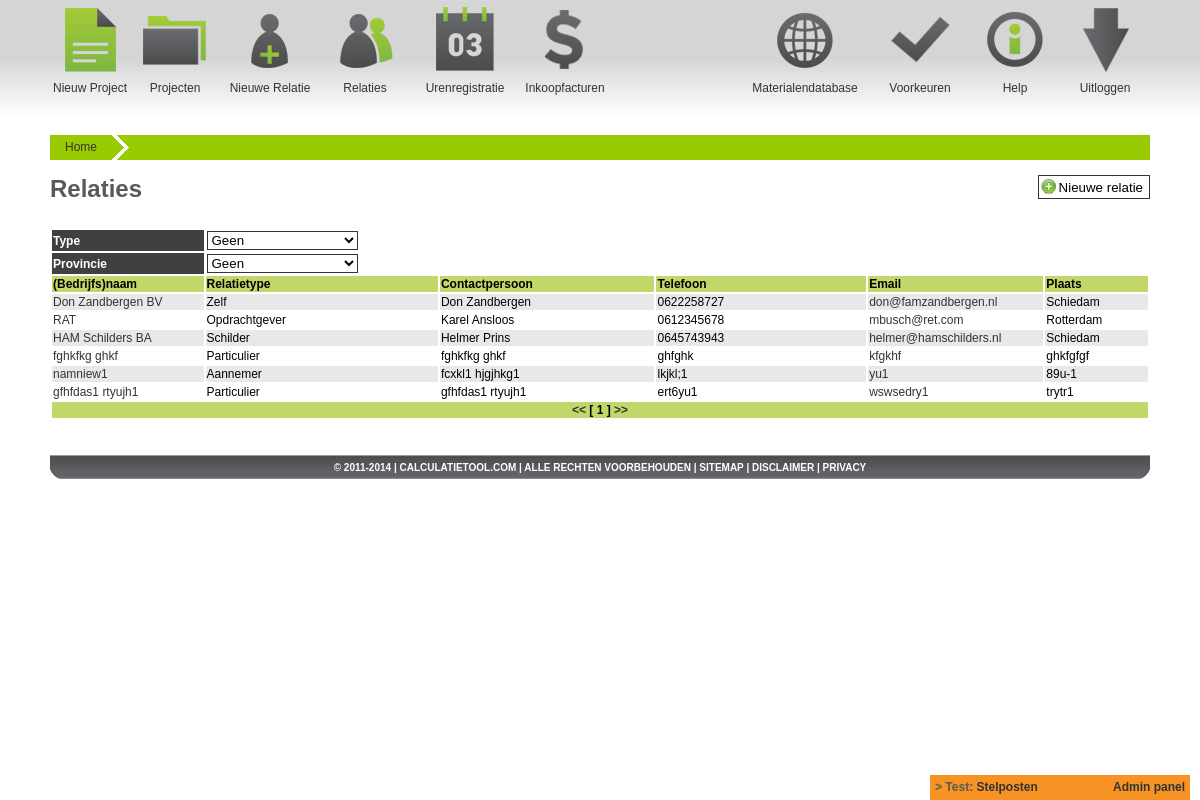
The page /calctool/main/index.php?p_id=101 (signed in) on the database its author committed.
### tables this page shows
CREATE TABLE `tbl_backlog` (
  `Backlog_id` int(10) NOT NULL AUTO_INCREMENT,
  `Create_date` datetime NOT NULL,
  `Timestamp_date` timestamp NOT NULL DEFAULT CURRENT_TIMESTAMP ON UPDATE CURRENT_TIMESTAMP,
  `User_id` int(11) NOT NULL,
  `Status` enum('Todo','Now','Test','Done') NOT NULL DEFAULT 'Todo',
  `Subject` varchar(20) DEFAULT NULL,
  `Description` text,
  PRIMARY KEY (`Backlog_id`),
  KEY `FK_tbl_backlog_tbl_user` (`User_id`),
  CONSTRAINT `FK_tbl_backlog_tbl_user` FOREIGN KEY (`User_id`) REFERENCES `tbl_user` (`User_id`) ON UPDATE CASCADE
);

CREATE TABLE `tbl_relation` (
  `Relation_id` int(11) NOT NULL AUTO_INCREMENT,
  `Create_date` datetime NOT NULL,
  `Timestamp_date` timestamp NOT NULL DEFAULT CURRENT_TIMESTAMP ON UPDATE CURRENT_TIMESTAMP,
  `User_id` int(11) NOT NULL DEFAULT '0',
  `Relation_type_id` int(11) NOT NULL,
  `Relation_business_type_id` int(11) NOT NULL,
  `Resource_id` int(11) DEFAULT NULL,
  `Company_name` varchar(80) NOT NULL,
  `Contact_name` char(50) NOT NULL,
  `Contact_first_name` char(50) NOT NULL,
  `Address` char(100) NOT NULL,
  `Address_number` char(10) NOT NULL,
  `Zipcode` char(10) NOT NULL,
  `City` char(80) NOT NULL,
  `State_id` int(11) NOT NULL,
  `KVK` int(11) DEFAULT NULL,
  `BTW_number` char(50) DEFAULT NULL,
  `IBAN` char(34) DEFAULT NULL,
  `debit_number` char(50) DEFAULT NULL,
  `Phone_1` char(15) DEFAULT NULL,
  `Phone_2` char(15) DEFAULT NULL,
  `Email_1` char(150) DEFAULT NULL,
  `Comment` text,
  PRIMARY KEY (`Relation_id`),
  KEY `FK_tbl_relation_tbl_relation_type` (`Relation_type_id`),
  KEY `FK_tbl_relation_tbl_user` (`User_id`),
  KEY `FK_tbl_relation_tbl_province` (`State_id`),
  KEY `FK_tbl_relation_tbl_relation_business_type` (`Relation_business_type_id`),
  KEY `FK_tbl_relation_tbl_resource` (`Resource_id`),
  CONSTRAINT `FK_tbl_relation_tbl_relation_business_type` FOREIGN KEY (`Relation_business_type_id`) REFERENCES `tbl_relation_business_type` (`Relation_business_type_id`) ON UPDATE CASCADE,
  CONSTRAINT `FK_tbl_relation_tbl_relation_type` FOREIGN KEY (`Relation_type_id`) REFERENCES `tbl_relation_type` (`Relation_type_id`) ON UPDATE CASCADE,
  CONSTRAINT `FK_tbl_relation_tbl_resource` FOREIGN KEY (`Resource_id`) REFERENCES `tbl_resource` (`Resource_id`) ON UPDATE CASCADE,
  CONSTRAINT `FK_tbl_relation_tbl_state` FOREIGN KEY (`State_id`) REFERENCES `tbl_state` (`State_id`) ON UPDATE CASCADE,
  CONSTRAINT `FK_tbl_relation_tbl_user` FOREIGN KEY (`User_id`) REFERENCES `tbl_user` (`User_id`) ON UPDATE CASCADE
);

CREATE TABLE `tbl_relation_type` (
  `Relation_type_id` int(11) NOT NULL AUTO_INCREMENT,
  `Create_date` datetime NOT NULL,
  `Timestamp_date` timestamp NOT NULL DEFAULT CURRENT_TIMESTAMP ON UPDATE CURRENT_TIMESTAMP,
  `Type` char(50) NOT NULL,
  PRIMARY KEY (`Relation_type_id`)
);

CREATE TABLE `tbl_option` (
  `Options_id` int(11) NOT NULL AUTO_INCREMENT,
  `Create_date` datetime NOT NULL,
  `Timestamp_date` timestamp NOT NULL DEFAULT CURRENT_TIMESTAMP ON UPDATE CURRENT_TIMESTAMP,
  `Group_id` int(11) NOT NULL DEFAULT '0',
  `Option_name` varchar(50) DEFAULT NULL,
  `Option_value` text,
  PRIMARY KEY (`Options_id`),
  KEY `FK_tbl_option_tbl_option_group` (`Group_id`),
  CONSTRAINT `FK_tbl_option_tbl_option_group` FOREIGN KEY (`Group_id`) REFERENCES `tbl_option_group` (`Options_group_id`) ON UPDATE CASCADE
);

### calctool/inc/restrict_login.php (called while the page is built, shortened)
<?php
$__url_session = date("H").substr(md5(uniqid()), -25);
?>

### calctool/main/relation/index.inc.php (the view, shortened to what this page needs)
<?php
$rs_relation_all_qry = sprintf("SELECT r.Relation_id, r.Company_name, r.Contact_name, r.Contact_first_name, r.Address, r.Address_number, r.Phone_1, r.Phone_2,  r.Email_1, r.City, r.Zipcode, r.Relation_business_type_id, rt.`Type` FROM tbl_relation r JOIN tbl_relation_type rt ON rt.Relation_type_id = r.Relation_type_id WHERE r.User_id='%s' AND r.Relation_id > 0 %s", $user_id, $ft_type_qry);
$rs_relation_all_result = mysql_query($rs_relation_all_qry) or die("Error: " . mysql_error());
$rs_relation_all_num = mysql_num_rows($rs_relation_all_result);
?>
<div id="page-bgtop">
<div id="title">
	<div style="float: right; font-size: 20px;">
		<input style="height: 24px; background: #FFF url('../images/add.png') no-repeat top left; padding-left: 20px; background-size: 16px; background-position-x: 2px; background-position-y: 2px;" onclick="window.location='?p_id=106'" type="button" value="Nieuwe relatie" />
	</div>
	<span>Relaties</span>
</div>
	<div id="content-main">
		<div id="intern">
			<div id="table">
				<table width="100%" border="0">
					<tr>
						<td class="tbl-head">Type</td>
						<td>
							<form action="" method="post" name="frm_type" id="frm_type">
								<select onchange="document.frm_type.submit()" name="sl_type" id="sl_type">
									<option value="">Geen</option>
								</select>
							</form>
						</td>
						<td>&nbsp;</td>
						<td>&nbsp;</td>
						<td>&nbsp;</td>
						<td>&nbsp;</td>
					</tr>
					<tr>
						<td class="tbl-head">Provincie</td>
						<td>
							<form action="" method="post" name="frm_state" id="frm_state">
								<select name="sl_state" id="sl_state">
									<option value="">Geen</option>
								</select>
							</form>
						</td>
						<td>&nbsp;</td>
						<td>&nbsp;</td>
						<td>&nbsp;</td>
						<td>&nbsp;</td>
					</tr>
					<tr class="tbl-subhead">
						<td width="178">(Bedrijfs)naam</td>
						<td width="265">Relatietype</td>
						<td width="265">Contactpersoon</td>
						<td width="269">Telefoon</td>
						<td width="191">Email</td>
						<td width="120">Plaats</td>
					</tr>
					<?php if($rs_relation_all_num){ ?>
					<?php $i=0; while($rs_relation_all_row = mysql_fetch_assoc($rs_relation_all_result)){ $i++; ?>
					<tr class="<?php if($i%2){ echo "tbl-odd"; }else{ echo "tbl-even"; } ?>">
						<td><a href="?p_id=102&r_id=<?php echo $rs_relation_all_row['Relation_id']; ?>"><?php if($rs_relation_all_row['Relation_business_type_id'] == 20){ echo $rs_relation_all_row['Company_name']; }else{ echo $rs_relation_all_row['Contact_first_name'].' '.$rs_relation_all_row['Contact_name']; } ?></a></td>
						<td><?php if($rs_relation_all_row['Relation_business_type_id'] == 20){ echo $rs_relation_all_row['Type']; }else{ echo 'Particulier'; } ?></td>
						<td><?php echo $rs_relation_all_row['Contact_first_name'].' '.$rs_relation_all_row['Contact_name']; ?></td>
						<td><?php if($rs_relation_all_row['Phone_1']){ echo $rs_relation_all_row['Phone_1']; }else{ echo $rs_relation_all_row['Phone_2']; } ?></td>
						<td><a href="mailto:<?php echo $rs_relation_all_row['Email_1']; ?>"><?php echo $rs_relation_all_row['Email_1']; ?></a></td>
						<td><?php echo $rs_relation_all_row['City']; ?></td>
					</tr>
					<?php } ?>
					<?php }else{ ?>
					<tr>
						<td colspan="6" align="center">Geen relaties gevonden</td>
					</tr>
					<?php } ?>
					<tr class="tbl-subhead">
						<td colspan="6" align="center"><a href="#">&lt;&lt;</a> [ 1 ] <a href="#">&gt;&gt;</a></td>
					</tr>
				</table>
			</div>
		</div>
	</div>
	<div style="clear: both; font-size:9px">&nbsp;</div>
</div>

### calctool/main/index.php (shortened to what this page needs)
<?php
include_once("../inc/restrict_login.php");
include("../inc/switchboard.php");
$user_id = mysql_real_escape_string($_SESSION['SES_User_id']);
$rs_opt_footer_result = mysql_query("SELECT Option_value FROM tbl_option WHERE Option_name='website_footer' LIMIT 1") or die("Error: " . mysql_error());
$rs_opt_footer_row = mysql_fetch_assoc($rs_opt_footer_result);
$rs_backlog_all_result = mysql_query("SELECT *, UNIX_TIMESTAMP(Timestamp_date) AS t_date FROM tbl_backlog WHERE Status != 'Todo' ORDER BY Status ASC, Create_date DESC LIMIT 1") or die("Error: " . mysql_error());
$rs_backlog_all_row = mysql_fetch_assoc($rs_backlog_all_result);
?>
<!DOCTYPE html PUBLIC "-//W3C//DTD XHTML 1.0 Transitional//EN" "http://www.w3.org/TR/xhtml1/DTD/xhtml1-transitional.dtd">
<html xmlns="http://www.w3.org/1999/xhtml">
<head>
        <link href="../css/main_new.css" rel="stylesheet" type="text/css" media="screen" />
        <link href="../css/slider.css" rel="stylesheet" type="text/css" media="screen" />
        <link href="../css/tooltip.css" rel="stylesheet" type="text/css" media="screen" />
        <link rel="stylesheet" href="//ajax.googleapis.com/ajax/libs/jqueryui/1.10.1/themes/base/jquery-ui.css" />
</head>
<body>
<div style="z-index:10000; width:250px; height:15px; background-color:#F79225; position:fixed; right:10px; bottom:0px; color:#595959; font-weight:bold; padding:5px;">
	<span>&gt;&nbsp;<?php echo $rs_backlog_all_row['Status'].': <a href="?p_id=1101">'.$rs_backlog_all_row['Subject'].'</a>'; ?></span>
	<span style="float:right"><a href="?p_id=1100">Admin panel</a></span>
</div>
<div id="wrapper">
	<div id="header">
		<div id="header-block-proj">
			<a href="?p_id=105"><img src="../images/head_proj.png" alt="Nieuw Project" width="70" height="70" title="Nieuw Project" /></a>
			<div id="header-block-text"><a href="?p_id=105&_utm=<?php echo $__url_session; ?>">Nieuw Project</a></div>
		</div>
		<div id="header-block-fact">
			<a href="?p_id=103"><img src="../images/head_fact.png" alt="Projecten" width="70" height="70" title="Projecten" /></a>
			<div id="header-block-text"><a href="?p_id=103&_utm=<?php echo $__url_session; ?>">Projecten</a></div>
		</div>
		<div id="header-block-rel-new">
			<a href="?p_id=106"><img src="../images/head_rel_new.png" alt="Nieuwe Relatie" width="70" height="70" title="Nieuwe Relatie" /></a>
			<div id="header-block-text"><a href="?p_id=106&_utm=<?php echo $__url_session; ?>">Nieuwe Relatie</a></div>
		</div>
		<div id="header-block-rel">
			<a href="?p_id=101"><img src="../images/head_rel.png" alt="Relaties" width="70" height="70" title="Relaties" /></a>
			<div id="header-block-text"><a href="?p_id=101&_utm=<?php echo $__url_session; ?>">Relaties</a></div>
		</div>
		<div id="header-block-hour">
			<a href="?p_id=103"><img src="../images/head_hour.png" alt="Urenregistratie" width="70" height="70" title="Urenregistratie" /></a>
			<div id="header-block-text"><a href="?p_id=103&_utm=<?php echo $__url_session; ?>">Urenregistratie</a></div>
		</div>
		<div id="header-block-finc">
			<a href="?p_id=103"><img src="../images/head_finc.png" alt="Financieel" width="70" height="70" title="Financieel" /></a>
			<div id="header-block-text"><a href="?p_id=103&_utm=<?php echo $__url_session; ?>">Inkoopfacturen</a></div>
		</div>
		<div id="header-logo"></div>
		<div id="header-block-out">
			<a href="/signout/"><img src="../images/head_out.png" alt="Uitloggen" width="70" height="70" title="Uitloggen" /></a>
			<div id="header-block-text"><a href="/signout/">Uitloggen</a></div>
		</div>
		<div id="header-block-help">
			<a href="javascript:void(0);"><img src="../images/head_help.png" alt="Help" width="70" height="70" title="Help" /></a>
			<div id="header-block-text"><a href="javascript:void(0);">Help</a></div>
		</div>
		<div id="header-block-sett">
			<a href="javascript:void(0);"><img src="../images/head_sett.png" alt="Voorkeuren" width="70" height="70" title="Voorkeuren" /></a>
			<div id="header-block-text"><a href="javascript:void(0);">Voorkeuren</a></div>
		</div>
		<div id="header-block-dbase">
			<a href="?p_id=107"><img src="../images/head_dbase.png" alt="Materialendatabase" width="70" height="70" title="Materialendatabase" /></a>
			<div id="header-block-text"><a href="?p_id=107&_utm=<?php echo $__url_session; ?>">Materialendatabase</a></div>
		</div>
	</div>
	<div id="breadcrumbs">
	</div>
	<div id="progress-header">
	<?php
	echo '<a href="?p_id=100&r_id='.mysql_real_escape_string($_GET['r_id']).'&_utm='.$__url_session.'" class="process-text">Home</a>';
	echo '<div class="process-light-light"></div>';
	?>
	</div>
	<div id="page">
		<?php
		include($inc_page);
		?>
	</div>
	<div id="content-footer">
		<div id="footer"><?php echo $rs_opt_footer_row['Option_value']; ?></div>
	</div>
</div>
</body>
</html>

### calctool/css/main_new.css (style rules this page uses)
body { margin: 0; padding: 0; background: url(../images/bg-1.jpg) repeat-x; font-family: Arial, Helvetica, sans-serif; font-size: 12px; color: #000000; }
a { color: #333333; text-decoration: none; }
a img { border: none; }
input { border: 1px solid #333; color: #000; background-color: #FFFFFF; height: 17px; }
select { border: 1px solid #333; color: #000; background-color: #FFFFFF; width: 151px; }
#wrapper { margin: 0 auto; width: 1140px; }
#header { width: 1100px; height: 110px; margin-top: 5px; margin-right: auto; margin-bottom: 0; margin-left: auto; }
#progress-header { width: 1100px; height: 25px; margin: 0 auto; background-color: #99cc00; }
#breadcrumbs { width: 1100px; height: 20px; margin: 0 auto; color: #CCC; }
#page { width: 1100px; margin: 0 auto; }
#page-bgtop { padding-top: 15px; background: #FFF; }
#content-main { width: 100%; }
#footer { width: 1050px; font-size: 14px; margin-top: 0; margin-right: auto; margin-bottom: 0; margin-left: auto; font-weight: bold; padding-top: 7px; }
#footer p { margin: 0; text-align: center; line-height: normal; text-transform: uppercase; font-size: 10px; color: #FFF; }
#footer a { color: #fff; }
#content-footer { margin: 0 auto; width: 1100px; padding: 0px; height: 25px; background: url(../images/test_bar.png) no-repeat; }
#header-logo { float: left; height: 90px; width: 130px; position: relative; text-align: center; }
#header-block-proj { float: left; height: 90px; width: 80px; position: relative; text-align: center; }
#header-block-rel-new { float: left; height: 90px; width: 100px; position: relative; text-align: center; }
#header-block-fact { float: left; height: 90px; width: 90px; position: relative; text-align: center; }
#header-block-dbase { float: right; height: 90px; width: 130px; position: relative; text-align: center; }
#header-block-hour { float: left; height: 90px; width: 110px; position: relative; text-align: center; }
#header-block-rel { float: left; height: 90px; width: 90px; position: relative; text-align: center; }
#header-block-out { float: right; height: 90px; width: 90px; position: relative; text-align: center; }
#header-block-sett { float: right; height: 90px; width: 100px; position: relative; text-align: center; }
#header-block-help { float: right; height: 90px; width: 90px; position: relative; text-align: center; }
#header-block-finc { float: left; height: 90px; width: 90px; position: relative; text-align: center; }
#header-block-text { position: absolute; bottom: 0; width: 100%; left: 0; }
#table { margin: 25px auto; width: 100%; }
.tbl-head { background-color:#404040; font-weight: bold; font-size:12px; color:#FFF; }
.tbl-subhead { background-color:#c2d76a; font-weight: bold; font-size:12px; }
.tbl-odd { background-color:#e8e8e8; 'background-color:#bfbfbf;' }
.tbl-even { background-color:#FFFFFF; }
#title { font-size: 24px; color: #595959; font-weight: bold; margin-bottom: 5px; }
.process-text { float: left; height: 15px; padding: 5px 15px; }
.process-light-light { float: left; width: 25px; height: 25px; background-image: url(../images/brc_light_light.png); }

### rows shown on the page
tbl_backlog: Status "Test", Subject "Stelposten"
tbl_relation: Company_name "Don Zandbergen BV", Relation_type.Type "Zelf", Contact_first_name "Don", Contact_name "Zandbergen", Phone_1 "0622258727", Email_1 "don@famzandbergen.nl", City "Schiedam"
tbl_relation: Company_name "RAT", Relation_type.Type "Opdrachtgever", Contact_first_name "Karel", Contact_name "Ansloos", Phone_1 "0612345678", Email_1 "mbusch@ret.com", City "Rotterdam"
tbl_relation: Company_name "HAM Schilders BA", Relation_type.Type "Schilder", Contact_first_name "Helmer", Contact_name "Prins", Phone_1 "0645743943", Email_1 "helmer@hamschilders.nl", City "Schiedam"
tbl_relation: Contact_first_name "fghkfkg", Contact_name "ghkf", shows "Particulier", Phone_1 "ghfghk", Email_1 "kfgkhf", City "ghkfgfgf"
tbl_relation: Company_name "namniew1", Relation_type.Type "Aannemer", Contact_first_name "fcxkl1", Contact_name "hjgjhkg1", Phone_1 "lkjkl;1", Email_1 "yu1", City "89u-1"
tbl_relation: Contact_first_name "gfhfdas1", Contact_name "rtyujh1", shows "Particulier", Phone_1 "ert6yu1", Email_1 "wswsedry1", City "trytr1"
tbl_option: Option_value "© 2011-2014 | CALCULATIETOOL.COM | ALLE RECHTEN VOORBEHOUDEN | SITEMAP | DISCLAIMER | PRIVACY"
